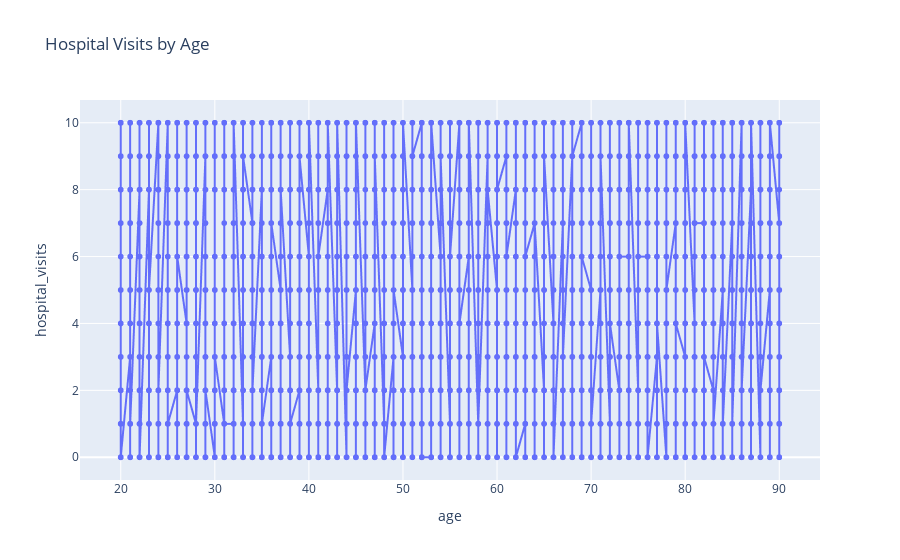

The code cell stored with this chart in its notebook:
### Code cell
fig = px.line(df.sort_values("age"), x="age", y="hospital_visits", markers=True,
              title="Hospital Visits by Age")
fig.show()

### Figure 1 — Plotly figure (JSON) as saved in the notebook; plotly's stock layout.template omitted (floating-point values rounded to 4 significant figures; data arrays with more than 128 entries replaced by an {"elided": "..."} marker saying what was removed)
{"data": [{"hovertemplate": "age=%{x}<br>hospital_visits=%{y}<extra></extra>", "legendgroup": "", "line": {"color": "#636efa", "dash": "solid"}, "marker": {"symbol": "circle"}, "mode": "lines+markers", "name": "", "showlegend": false, "type": "scattergl", "x": {"elided": "4850 int values"}, "xaxis": "x", "y": {"elided": "4850 int values"}, "yaxis": "y"}], "layout": {"autosize": true, "legend": {"tracegroupgap": 0}, "title": {"text": "Hospital Visits by Age"}, "xaxis": {"anchor": "y", "autorange": true, "domain": [0, 1], "range": [15.76, 94.24], "title": {"text": "age"}, "type": "linear"}, "yaxis": {"anchor": "x", "autorange": true, "domain": [0, 1], "range": [-0.8252, 10.83], "title": {"text": "hospital_visits"}, "type": "linear"}}}
